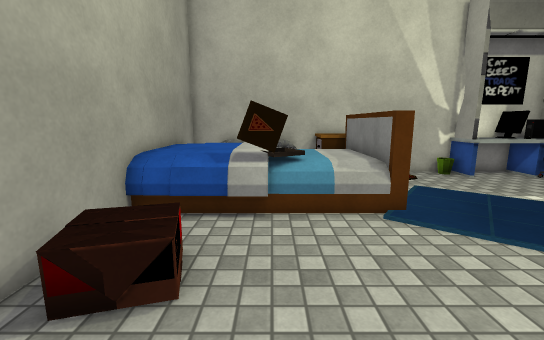
View 1 (above)

12 first-person views from a walk through a scene from a Unity 3-D project. The camera is 1.4 m above the floor, tilts 10° down and sees 90° across. The floor is counted in squares, 0.5 m on a side. Each view is taken from the middle of a square. On the plan, view 1 faces up. The plan holds only what a view shows up to about 19 squares ahead; the rest is blank. The player character is not drawn. Door leaves are left out, so doorways stand open. Some surface patterns are stand-ins.

View 2
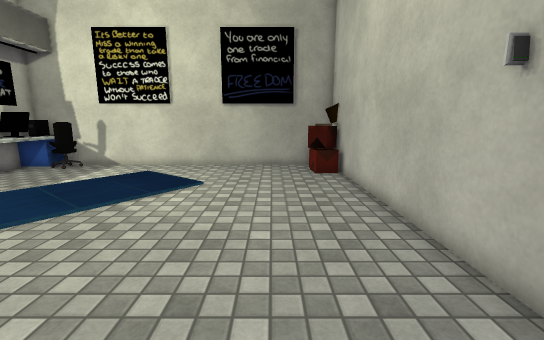

View 3
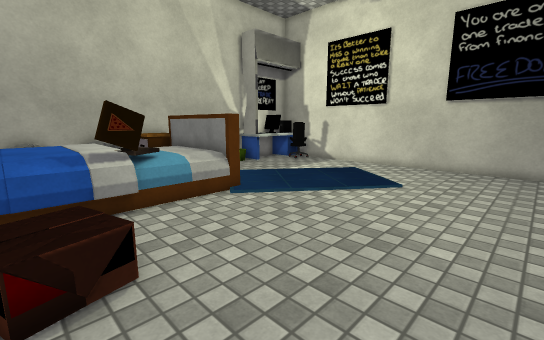

View 4
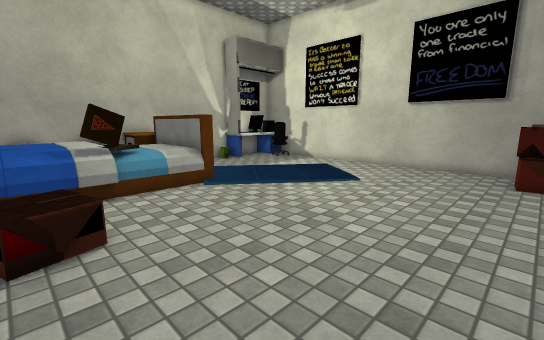

View 5
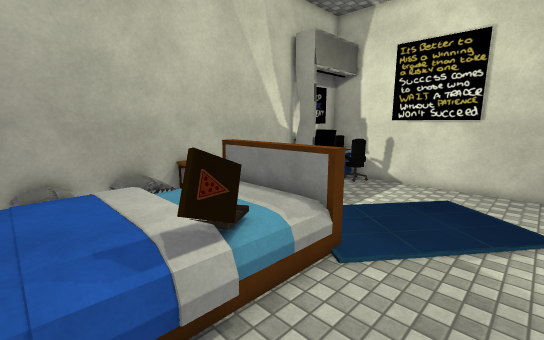

View 6
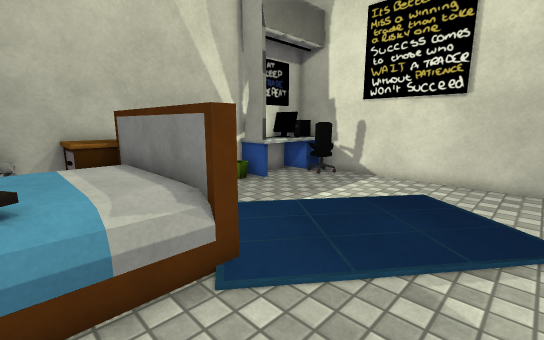

View 7
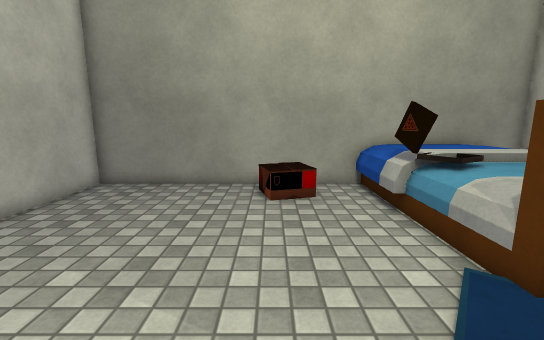

View 8
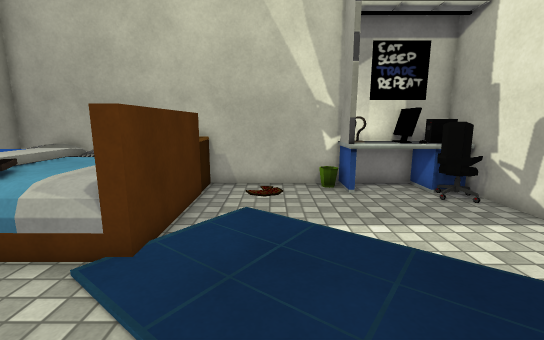

View 9
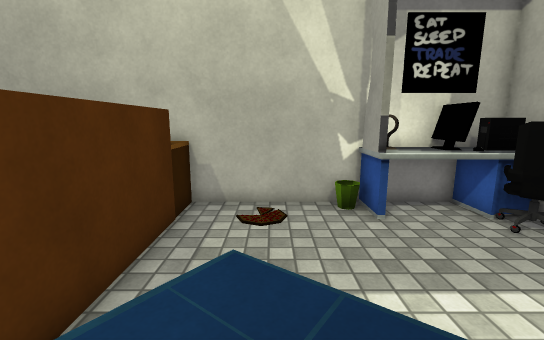

View 10
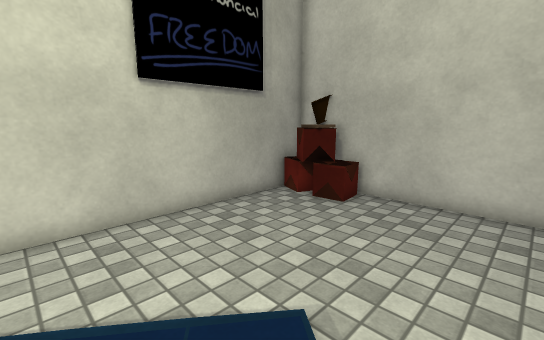

View 11
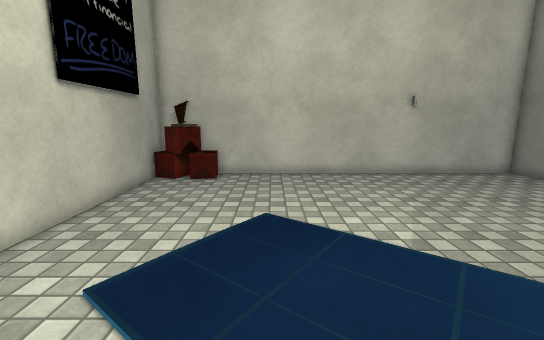

View 12
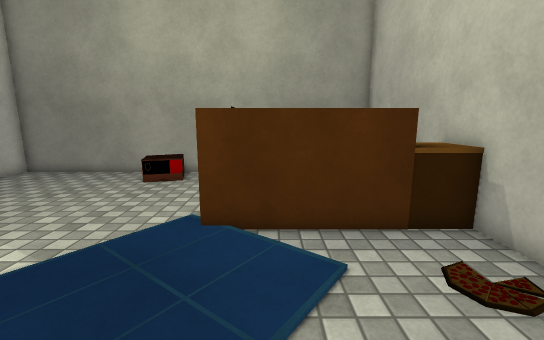

### Floor plan
Points are (right, up) in squares from view 1. A wall is a line through its corners. A room is listed if a view was taken in it or the views show most of it. See-through windows are left out.
Room 1 (views 1, 2, 3, 4, 5, 6, 7, 8, 9, 10, 11, 12)
walls: (2.6, 15.4) (1.4, 15.4); (9.5, 15.4) (4.4, 15.4); (-4.3, 7.6) (-4.2, -3.9) (15.1, -3.9) (14.9, 15.4); (-0.5, 15.4) (-1.6, 15.4); (-4.4, 15.4) (-4.4, 14.3)
ways out: open door at (-1, -3.5)
objects: bed (-4, 8) to (4, 14); pillow (-3, 13) to (-2, 15); pillow (0, 13) to (1, 15); nightstand (2, 14) to (4, 15); carpet (3, 8) to (4, 9); other object (10, 14) to (11, 14); other object (10, 15) to (11, 15); box (12, -3) to (13, -2); other object (12, 14) to (13, 15); chair (13, 12) to (14, 13); box (14, -3) to (15, -2); other object (14, 14) to (14, 15)

Positions as (right, up) in squares from view 1, and headings:
1: (0, 0), facing up
2: (-3, 0), facing right
3: (-3, -1), facing up-right
4: (-3, -3), facing up-right
5: (-3, 4), facing up-right
6: (1, 4), facing up-right
7: (8, 4), facing left
8: (7, 3), facing up
9: (7, 6), facing up
10: (7, 6), facing down-right
11: (9, 11), facing down
12: (11, 10), facing left
